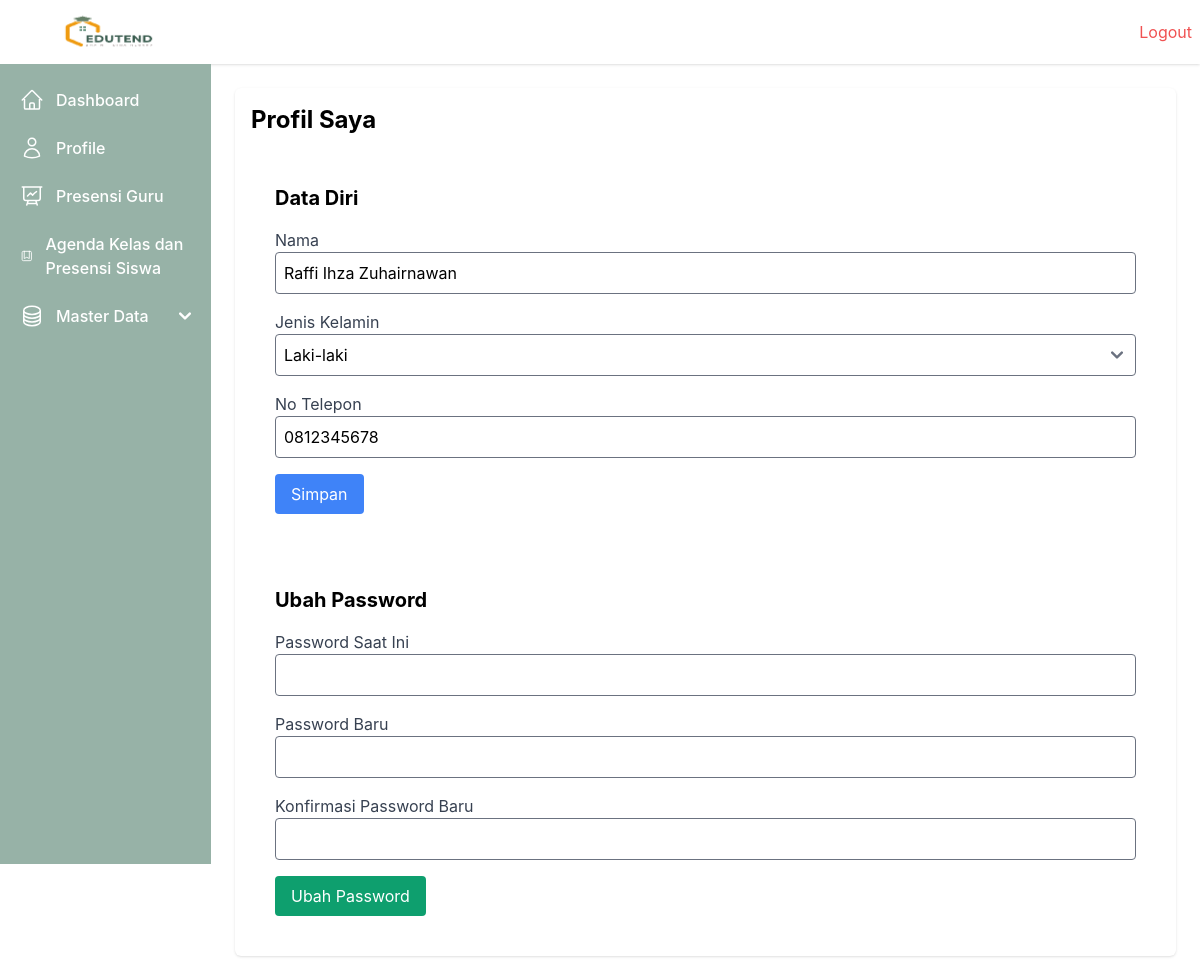
Screenshot of /profile/ (signed in) with the database file from the repository.
### webabsensi/models.py (models this page shows, shortened)
class User(models.Model):
    ROLE_CHOICES = [
        ('Tata Usaha', 'Tata Usaha'),
        ('Guru', 'Guru'),
        ('Kepala Sekolah', 'Kepala Sekolah'),
    ]
    GENDER_CHOICES = [
        ('L', 'Laki-laki'),
        ('P', 'Perempuan'),
    ]
    nip = models.CharField(max_length=20, unique=True)
    email = models.EmailField(unique=True)
    password = models.CharField(max_length=255)
    nama = models.CharField(max_length=50)
    gender = models.CharField(max_length=1, choices=GENDER_CHOICES)
    role = models.CharField(max_length=20, choices=ROLE_CHOICES)
    no_telepon = models.CharField(max_length=15)
    created_at = models.DateTimeField(auto_now_add=True)
    updated_at = models.DateTimeField(auto_now=True)

### webabsensi/views.py (the view)
    def wrapper(request, *args, **kwargs):
        user_id = request.session.get('user_id')
        if not user_id:
            messages.error(request, 'Anda harus login terlebih dahulu.')
            return redirect('login')
        return view_func(request, *args, **kwargs)

### webabsensi/views.py (called while the page is built, shortened)
def login_required(view_func):
    def wrapper(request, *args, **kwargs):
        user_id = request.session.get('user_id')
        if not user_id:
            messages.error(request, 'Anda harus login terlebih dahulu.')
            return redirect('login')
        return view_func(request, *args, **kwargs)
    return wrapper

@login_required
def profile(request):
    user = User.objects.get(id=request.session['user_id'])
    return render(request, 'profile.html', {'user': user})

### webabsensi/templates/profile.html (shortened to what this page needs)
{% extends 'base.html' %}
{% block content %}
<h1 class="text-2xl font-bold mb-6">Profil Saya</h1>
<form method="POST" class="p-6 rounded mb-6">
    <h2 class="text-xl font-bold mb-4">Data Diri</h2>
    <div class="mb-4">
        <label class="block text-gray-700">Nama</label>
        <input type="text" name="nama" value="{{ user.nama }}" class="w-full p-2 border rounded">
    </div>
    <div class="mb-4">
        <label class="block text-gray-700">Jenis Kelamin</label>
        <select name="gender" class="w-full p-2 border rounded">
            <option value="L" {% if user.gender == 'L' %}selected{% endif %}>Laki-laki</option>
        </select>
    </div>
    <div class="mb-4">
        <label class="block text-gray-700">No Telepon</label>
        <input type="text" name="no_telepon" value="{{ user.no_telepon }}" class="w-full p-2 border rounded">
    </div>
    <button type="submit" class="bg-blue-500 text-white px-4 py-2 rounded">Simpan</button>
</form>
<form method="POST" class="p-6 rounded">
    <h2 class="text-xl font-bold mb-4">Ubah Password</h2>
    <div class="mb-4">
        <label class="block text-gray-700">Password Saat Ini</label>
        <input type="password" name="current_password" class="w-full p-2 border rounded" required>
    </div>
    <div class="mb-4">
        <label class="block text-gray-700">Password Baru</label>
        <input type="password" name="new_password" class="w-full p-2 border rounded" required>
    </div>
    <div class="mb-4">
        <label class="block text-gray-700">Konfirmasi Password Baru</label>
        <input type="password" name="confirm_password" class="w-full p-2 border rounded" required>
    </div>
    <button type="submit" class="bg-green-500 text-white px-4 py-2 rounded">Ubah Password</button>
</form>
{% endblock %}

### rows the page displays
User: nama "Raffi Ihza Zuhairnawan", gender "Laki-laki", no_telepon "0812345678"
